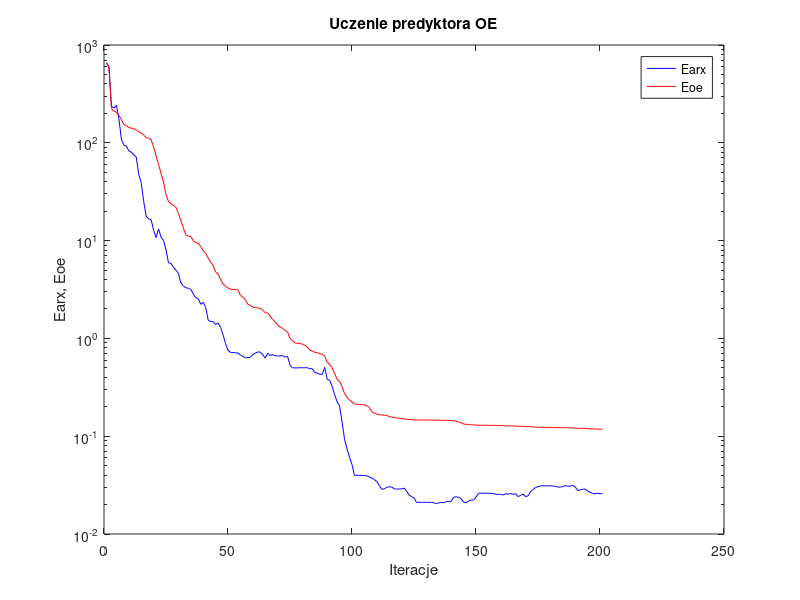
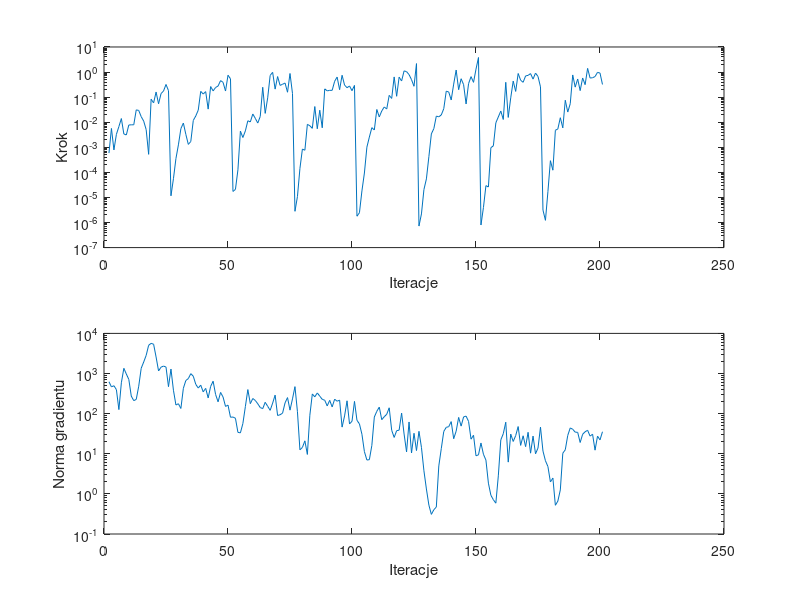

Here is the MATLAB script that generated these plots, in order:
%uczenie predyktora oe
clear all;
n=0; farx(n+1)=6.608833e+002; foe(n+1)=6.525318e+002; wspucz(n+1)=0.000000e+000; ng(n+1)=0.000000e+000;
%odnowa zmiennej metryki
n=1; farx(n+1)=6.005008e+002; foe(n+1)=5.903444e+002; krok(n+1)=5.861582e-004; ng(n+1)=6.236680e+002;
n=2; farx(n+1)=2.366724e+002; foe(n+1)=2.239569e+002; krok(n+1)=5.647473e-003; ng(n+1)=4.639715e+002;
n=3; farx(n+1)=2.263193e+002; foe(n+1)=2.112213e+002; krok(n+1)=7.851750e-004; ng(n+1)=4.966045e+002;
n=4; farx(n+1)=2.424290e+002; foe(n+1)=2.055190e+002; krok(n+1)=3.286413e-003; ng(n+1)=3.958760e+002;
n=5; farx(n+1)=1.762556e+002; foe(n+1)=1.906736e+002; krok(n+1)=6.700076e-003; ng(n+1)=1.261356e+002;
n=6; farx(n+1)=1.090768e+002; foe(n+1)=1.735879e+002; krok(n+1)=1.401574e-002; ng(n+1)=5.878988e+002;
n=7; farx(n+1)=9.482842e+001; foe(n+1)=1.536927e+002; krok(n+1)=3.400118e-003; ng(n+1)=1.348380e+003;
n=8; farx(n+1)=9.293336e+001; foe(n+1)=1.506012e+002; krok(n+1)=3.108393e-003; ng(n+1)=9.726054e+002;
n=9; farx(n+1)=8.267322e+001; foe(n+1)=1.436261e+002; krok(n+1)=7.737158e-003; ng(n+1)=7.142907e+002;
n=10; farx(n+1)=8.034481e+001; foe(n+1)=1.413643e+002; krok(n+1)=7.883344e-003; ng(n+1)=2.735901e+002;
n=11; farx(n+1)=7.562829e+001; foe(n+1)=1.387473e+002; krok(n+1)=7.883344e-003; ng(n+1)=2.107627e+002;
n=12; farx(n+1)=7.165693e+001; foe(n+1)=1.361459e+002; krok(n+1)=3.105538e-002; ng(n+1)=2.263293e+002;
n=13; farx(n+1)=4.763474e+001; foe(n+1)=1.295670e+002; krok(n+1)=2.946581e-002; ng(n+1)=4.826457e+002;
n=14; farx(n+1)=3.938006e+001; foe(n+1)=1.261787e+002; krok(n+1)=1.664870e-002; ng(n+1)=1.351954e+003;
n=15; farx(n+1)=2.517373e+001; foe(n+1)=1.196573e+002; krok(n+1)=1.109636e-002; ng(n+1)=1.930554e+003;
n=16; farx(n+1)=1.777998e+001; foe(n+1)=1.128430e+002; krok(n+1)=5.087256e-003; ng(n+1)=2.827001e+003;
n=17; farx(n+1)=1.664051e+001; foe(n+1)=1.120654e+002; krok(n+1)=5.234410e-004; ng(n+1)=5.056303e+003;
n=18; farx(n+1)=1.642437e+001; foe(n+1)=1.072479e+002; krok(n+1)=8.268560e-002; ng(n+1)=5.645478e+003;
n=19; farx(n+1)=1.279916e+001; foe(n+1)=9.080990e+001; krok(n+1)=5.908701e-002; ng(n+1)=5.372900e+003;
n=20; farx(n+1)=1.075916e+001; foe(n+1)=7.350293e+001; krok(n+1)=1.599256e-001; ng(n+1)=2.582252e+003;
n=21; farx(n+1)=1.316188e+001; foe(n+1)=5.998612e+001; krok(n+1)=5.440189e-002; ng(n+1)=1.158421e+003;
n=22; farx(n+1)=1.084901e+001; foe(n+1)=4.848599e+001; krok(n+1)=1.383770e-001; ng(n+1)=1.439236e+003;
n=23; farx(n+1)=1.000800e+001; foe(n+1)=3.968174e+001; krok(n+1)=1.752988e-001; ng(n+1)=1.531306e+003;
n=24; farx(n+1)=8.063644e+000; foe(n+1)=2.965684e+001; krok(n+1)=3.202323e-001; ng(n+1)=1.451146e+003;
n=25; farx(n+1)=5.919056e+000; foe(n+1)=2.511534e+001; krok(n+1)=1.818254e-001; ng(n+1)=4.700302e+002;
%odnowa zmiennej metryki
n=26; farx(n+1)=5.861521e+000; foe(n+1)=2.383601e+001; krok(n+1)=1.161317e-005; ng(n+1)=1.292939e+003;
n=27; farx(n+1)=5.344536e+000; foe(n+1)=2.282604e+001; krok(n+1)=5.603333e-005; ng(n+1)=3.827363e+002;
n=28; farx(n+1)=4.996978e+000; foe(n+1)=2.199249e+001; krok(n+1)=3.534472e-004; ng(n+1)=1.640378e+002;
n=29; farx(n+1)=4.612967e+000; foe(n+1)=1.897195e+001; krok(n+1)=1.250114e-003; ng(n+1)=1.766337e+002;
n=30; farx(n+1)=3.687739e+000; foe(n+1)=1.601446e+001; krok(n+1)=5.548179e-003; ng(n+1)=1.345120e+002;
n=31; farx(n+1)=3.429639e+000; foe(n+1)=1.344417e+001; krok(n+1)=9.258382e-003; ng(n+1)=4.288274e+002;
n=32; farx(n+1)=3.294606e+000; foe(n+1)=1.142888e+001; krok(n+1)=3.271540e-003; ng(n+1)=6.704964e+002;
n=33; farx(n+1)=3.254686e+000; foe(n+1)=1.110915e+001; krok(n+1)=1.303632e-003; ng(n+1)=7.468643e+002;
n=34; farx(n+1)=3.165658e+000; foe(n+1)=1.100456e+001; krok(n+1)=1.708036e-003; ng(n+1)=9.921729e+002;
n=35; farx(n+1)=2.846521e+000; foe(n+1)=9.929743e+000; krok(n+1)=1.177574e-002; ng(n+1)=8.572774e+002;
n=36; farx(n+1)=2.604830e+000; foe(n+1)=9.559773e+000; krok(n+1)=1.773103e-002; ng(n+1)=5.379816e+002;
n=37; farx(n+1)=2.546420e+000; foe(n+1)=9.416475e+000; krok(n+1)=3.022871e-002; ng(n+1)=4.344055e+002;
n=38; farx(n+1)=2.234258e+000; foe(n+1)=8.676242e+000; krok(n+1)=1.697026e-001; ng(n+1)=5.130813e+002;
n=39; farx(n+1)=2.342594e+000; foe(n+1)=7.911576e+000; krok(n+1)=1.331896e-001; ng(n+1)=3.497700e+002;
n=40; farx(n+1)=2.077651e+000; foe(n+1)=7.388221e+000; krok(n+1)=1.660944e-001; ng(n+1)=4.261892e+002;
n=41; farx(n+1)=1.541635e+000; foe(n+1)=6.633780e+000; krok(n+1)=3.329740e-002; ng(n+1)=2.461585e+002;
n=42; farx(n+1)=1.482724e+000; foe(n+1)=5.998946e+000; krok(n+1)=2.640676e-001; ng(n+1)=4.773312e+002;
n=43; farx(n+1)=1.492313e+000; foe(n+1)=5.560705e+000; krok(n+1)=1.775417e-001; ng(n+1)=6.434668e+002;
n=44; farx(n+1)=1.381728e+000; foe(n+1)=4.777333e+000; krok(n+1)=2.427388e-001; ng(n+1)=2.994983e+002;
n=45; farx(n+1)=1.437614e+000; foe(n+1)=4.552715e+000; krok(n+1)=2.775080e-001; ng(n+1)=1.970829e+002;
n=46; farx(n+1)=1.301543e+000; foe(n+1)=3.993221e+000; krok(n+1)=4.556164e-001; ng(n+1)=3.374251e+002;
n=47; farx(n+1)=1.088531e+000; foe(n+1)=3.603650e+000; krok(n+1)=3.903951e-001; ng(n+1)=2.601815e+002;
n=48; farx(n+1)=8.878863e-001; foe(n+1)=3.415562e+000; krok(n+1)=1.752988e-001; ng(n+1)=1.513212e+002;
n=49; farx(n+1)=7.592087e-001; foe(n+1)=3.267928e+000; krok(n+1)=7.479975e-001; ng(n+1)=1.630779e+002;
n=50; farx(n+1)=7.194774e-001; foe(n+1)=3.177696e+000; krok(n+1)=5.391440e-001; ng(n+1)=8.129061e+001;
%odnowa zmiennej metryki
n=51; farx(n+1)=7.175298e-001; foe(n+1)=3.168056e+000; krok(n+1)=1.734391e-005; ng(n+1)=8.237474e+001;
n=52; farx(n+1)=7.131651e-001; foe(n+1)=3.157326e+000; krok(n+1)=2.092147e-005; ng(n+1)=7.672223e+001;
n=53; farx(n+1)=7.077434e-001; foe(n+1)=3.147227e+000; krok(n+1)=1.261878e-004; ng(n+1)=3.413135e+001;
n=54; farx(n+1)=6.776999e-001; foe(n+1)=2.759804e+000; krok(n+1)=4.399860e-003; ng(n+1)=3.320013e+001;
n=55; farx(n+1)=6.545326e-001; foe(n+1)=2.620384e+000; krok(n+1)=2.454245e-003; ng(n+1)=5.681059e+001;
n=56; farx(n+1)=6.342115e-001; foe(n+1)=2.495138e+000; krok(n+1)=4.508154e-003; ng(n+1)=1.496612e+002;
n=57; farx(n+1)=6.360588e-001; foe(n+1)=2.230990e+000; krok(n+1)=1.142218e-002; ng(n+1)=3.977748e+002;
n=58; farx(n+1)=6.415718e-001; foe(n+1)=2.176455e+000; krok(n+1)=1.025657e-002; ng(n+1)=1.771223e+002;
n=59; farx(n+1)=6.791171e-001; foe(n+1)=2.096238e+000; krok(n+1)=2.128042e-002; ng(n+1)=2.381790e+002;
n=60; farx(n+1)=7.089788e-001; foe(n+1)=2.064466e+000; krok(n+1)=1.430505e-002; ng(n+1)=2.133149e+002;
n=61; farx(n+1)=7.257959e-001; foe(n+1)=2.043794e+000; krok(n+1)=9.251671e-003; ng(n+1)=1.762836e+002;
n=62; farx(n+1)=7.262560e-001; foe(n+1)=2.031701e+000; krok(n+1)=1.694661e-002; ng(n+1)=1.418986e+002;
n=63; farx(n+1)=6.813096e-001; foe(n+1)=1.940697e+000; krok(n+1)=2.477256e-001; ng(n+1)=1.333510e+002;
n=64; farx(n+1)=6.294539e-001; foe(n+1)=1.838057e+000; krok(n+1)=2.252562e-002; ng(n+1)=1.918293e+002;
n=65; farx(n+1)=7.034785e-001; foe(n+1)=1.809977e+000; krok(n+1)=9.359461e-002; ng(n+1)=1.523878e+002;
n=66; farx(n+1)=6.687930e-001; foe(n+1)=1.693455e+000; krok(n+1)=7.382907e-001; ng(n+1)=1.208203e+002;
n=67; farx(n+1)=6.807686e-001; foe(n+1)=1.562593e+000; krok(n+1)=9.727120e-001; ng(n+1)=1.829360e+002;
n=68; farx(n+1)=6.649800e-001; foe(n+1)=1.481571e+000; krok(n+1)=2.088018e-001; ng(n+1)=2.895987e+002;
n=69; farx(n+1)=6.628951e-001; foe(n+1)=1.367526e+000; krok(n+1)=6.622313e-001; ng(n+1)=8.982647e+001;
n=70; farx(n+1)=6.608695e-001; foe(n+1)=1.312153e+000; krok(n+1)=2.936023e-001; ng(n+1)=9.393066e+001;
n=71; farx(n+1)=6.693211e-001; foe(n+1)=1.266382e+000; krok(n+1)=3.261226e-001; ng(n+1)=1.026607e+002;
n=72; farx(n+1)=6.422290e-001; foe(n+1)=1.204379e+000; krok(n+1)=3.655097e-001; ng(n+1)=1.854268e+002;
n=73; farx(n+1)=6.574535e-001; foe(n+1)=1.164639e+000; krok(n+1)=1.569501e-001; ng(n+1)=2.512036e+002;
n=74; farx(n+1)=5.326590e-001; foe(n+1)=1.002228e+000; krok(n+1)=8.771846e-001; ng(n+1)=1.221693e+002;
n=75; farx(n+1)=4.997780e-001; foe(n+1)=9.445071e-001; krok(n+1)=1.400181e-001; ng(n+1)=2.330436e+002;
%odnowa zmiennej metryki
n=76; farx(n+1)=4.994848e-001; foe(n+1)=8.987679e-001; krok(n+1)=2.803760e-006; ng(n+1)=4.708645e+002;
n=77; farx(n+1)=4.998581e-001; foe(n+1)=8.891623e-001; krok(n+1)=1.083629e-005; ng(n+1)=1.117961e+002;
n=78; farx(n+1)=5.013465e-001; foe(n+1)=8.873019e-001; krok(n+1)=1.426314e-004; ng(n+1)=1.254731e+001;
n=79; farx(n+1)=5.008893e-001; foe(n+1)=8.734592e-001; krok(n+1)=8.503167e-004; ng(n+1)=1.438417e+001;
n=80; farx(n+1)=5.007765e-001; foe(n+1)=8.513245e-001; krok(n+1)=7.624904e-004; ng(n+1)=2.100968e+001;
n=81; farx(n+1)=5.016835e-001; foe(n+1)=8.133500e-001; krok(n+1)=8.202462e-003; ng(n+1)=9.617350e+000;
n=82; farx(n+1)=4.905682e-001; foe(n+1)=7.584255e-001; krok(n+1)=7.251821e-003; ng(n+1)=9.122005e+001;
n=83; farx(n+1)=4.892418e-001; foe(n+1)=7.434577e-001; krok(n+1)=5.711090e-003; ng(n+1)=3.094162e+002;
n=84; farx(n+1)=4.473304e-001; foe(n+1)=7.210102e-001; krok(n+1)=4.215364e-002; ng(n+1)=2.621333e+002;
n=85; farx(n+1)=4.409368e-001; foe(n+1)=7.163458e-001; krok(n+1)=5.478088e-003; ng(n+1)=3.278386e+002;
n=86; farx(n+1)=4.296639e-001; foe(n+1)=6.934751e-001; krok(n+1)=3.012318e-002; ng(n+1)=2.729196e+002;
n=87; farx(n+1)=4.286693e-001; foe(n+1)=6.906548e-001; krok(n+1)=5.997467e-003; ng(n+1)=2.270473e+002;
n=88; farx(n+1)=5.061379e-001; foe(n+1)=6.586304e-001; krok(n+1)=2.134155e-001; ng(n+1)=2.156937e+002;
n=89; farx(n+1)=3.816034e-001; foe(n+1)=5.682094e-001; krok(n+1)=1.778431e-001; ng(n+1)=1.558308e+002;
n=90; farx(n+1)=3.742050e-001; foe(n+1)=5.408425e-001; krok(n+1)=1.865458e-001; ng(n+1)=2.145880e+002;
n=91; farx(n+1)=3.224203e-001; foe(n+1)=5.010400e-001; krok(n+1)=1.867662e-001; ng(n+1)=1.470679e+002;
n=92; farx(n+1)=2.654533e-001; foe(n+1)=4.384492e-001; krok(n+1)=4.287623e-001; ng(n+1)=2.290153e+002;
n=93; farx(n+1)=2.241075e-001; foe(n+1)=3.801502e-001; krok(n+1)=6.322648e-001; ng(n+1)=2.037684e+002;
n=94; farx(n+1)=2.043713e-001; foe(n+1)=3.632137e-001; krok(n+1)=1.981558e-001; ng(n+1)=2.174548e+002;
n=95; farx(n+1)=1.399099e-001; foe(n+1)=3.204486e-001; krok(n+1)=7.461552e-001; ng(n+1)=4.616886e+001;
n=96; farx(n+1)=9.271097e-002; foe(n+1)=2.738223e-001; krok(n+1)=3.015923e-001; ng(n+1)=8.755654e+001;
n=97; farx(n+1)=7.397486e-002; foe(n+1)=2.494902e-001; krok(n+1)=2.378132e-001; ng(n+1)=2.088953e+002;
n=98; farx(n+1)=6.081156e-002; foe(n+1)=2.352920e-001; krok(n+1)=2.785378e-001; ng(n+1)=5.541168e+001;
n=99; farx(n+1)=5.119358e-002; foe(n+1)=2.246357e-001; krok(n+1)=1.807191e-001; ng(n+1)=6.458584e+001;
n=100; farx(n+1)=3.984381e-002; foe(n+1)=2.125785e-001; krok(n+1)=2.935451e-001; ng(n+1)=2.020022e+002;
%odnowa zmiennej metryki
n=101; farx(n+1)=3.983061e-002; foe(n+1)=2.119145e-001; krok(n+1)=1.784411e-006; ng(n+1)=6.819428e+001;
n=102; farx(n+1)=3.981418e-002; foe(n+1)=2.111840e-001; krok(n+1)=2.460280e-006; ng(n+1)=5.545640e+001;
n=103; farx(n+1)=3.971500e-002; foe(n+1)=2.097849e-001; krok(n+1)=1.821997e-005; ng(n+1)=3.069296e+001;
n=104; farx(n+1)=3.973117e-002; foe(n+1)=2.088809e-001; krok(n+1)=9.429965e-005; ng(n+1)=1.129003e+001;
n=105; farx(n+1)=3.923546e-002; foe(n+1)=2.048966e-001; krok(n+1)=1.011532e-003; ng(n+1)=6.983794e+000;
n=106; farx(n+1)=3.841321e-002; foe(n+1)=1.960168e-001; krok(n+1)=2.559883e-003; ng(n+1)=7.122463e+000;
n=107; farx(n+1)=3.728809e-002; foe(n+1)=1.782312e-001; krok(n+1)=6.065270e-003; ng(n+1)=1.614650e+001;
n=108; farx(n+1)=3.607985e-002; foe(n+1)=1.717425e-001; krok(n+1)=4.889122e-003; ng(n+1)=8.226743e+001;
n=109; farx(n+1)=3.443069e-002; foe(n+1)=1.686049e-001; krok(n+1)=3.221469e-002; ng(n+1)=1.141961e+002;
n=110; farx(n+1)=3.129662e-002; foe(n+1)=1.655006e-001; krok(n+1)=1.622219e-002; ng(n+1)=1.453160e+002;
n=111; farx(n+1)=2.869357e-002; foe(n+1)=1.649430e-001; krok(n+1)=2.811708e-002; ng(n+1)=7.065752e+001;
n=112; farx(n+1)=2.894383e-002; foe(n+1)=1.643718e-001; krok(n+1)=4.048730e-002; ng(n+1)=8.372484e+001;
n=113; farx(n+1)=3.006482e-002; foe(n+1)=1.626086e-001; krok(n+1)=3.370660e-002; ng(n+1)=9.643805e+001;
n=114; farx(n+1)=3.032029e-002; foe(n+1)=1.590829e-001; krok(n+1)=1.176675e-001; ng(n+1)=1.398574e+002;
n=115; farx(n+1)=3.024607e-002; foe(n+1)=1.570574e-001; krok(n+1)=8.877087e-002; ng(n+1)=3.850612e+001;
n=116; farx(n+1)=2.899990e-002; foe(n+1)=1.543793e-001; krok(n+1)=6.400584e-001; ng(n+1)=2.552137e+001;
n=117; farx(n+1)=2.876364e-002; foe(n+1)=1.539581e-001; krok(n+1)=1.082372e-001; ng(n+1)=3.756712e+001;
n=118; farx(n+1)=2.884990e-002; foe(n+1)=1.523554e-001; krok(n+1)=6.268073e-001; ng(n+1)=3.873132e+001;
n=119; farx(n+1)=2.891001e-002; foe(n+1)=1.512068e-001; krok(n+1)=4.406235e-001; ng(n+1)=1.030955e+002;
n=120; farx(n+1)=2.947327e-002; foe(n+1)=1.501181e-001; krok(n+1)=1.114151e+000; ng(n+1)=3.109739e+001;
n=121; farx(n+1)=2.746221e-002; foe(n+1)=1.490116e-001; krok(n+1)=1.038220e+000; ng(n+1)=1.112947e+001;
n=122; farx(n+1)=2.502911e-002; foe(n+1)=1.479696e-001; krok(n+1)=7.927530e-001; ng(n+1)=6.199562e+001;
n=123; farx(n+1)=2.413151e-002; foe(n+1)=1.475237e-001; krok(n+1)=4.968529e-001; ng(n+1)=1.044577e+001;
n=124; farx(n+1)=2.336945e-002; foe(n+1)=1.471662e-001; krok(n+1)=2.710777e-001; ng(n+1)=3.240390e+001;
n=125; farx(n+1)=2.106787e-002; foe(n+1)=1.464348e-001; krok(n+1)=2.178706e+000; ng(n+1)=1.201467e+001;
%odnowa zmiennej metryki
n=126; farx(n+1)=2.106845e-002; foe(n+1)=1.463594e-001; krok(n+1)=7.216124e-007; ng(n+1)=3.625688e+001;
n=127; farx(n+1)=2.106955e-002; foe(n+1)=1.463194e-001; krok(n+1)=2.199796e-006; ng(n+1)=1.444692e+001;
n=128; farx(n+1)=2.108048e-002; foe(n+1)=1.462956e-001; krok(n+1)=2.059661e-005; ng(n+1)=3.765814e+000;
n=129; farx(n+1)=2.108017e-002; foe(n+1)=1.462870e-001; krok(n+1)=5.491616e-005; ng(n+1)=1.324954e+000;
n=130; farx(n+1)=2.108210e-002; foe(n+1)=1.462727e-001; krok(n+1)=4.250148e-004; ng(n+1)=5.246350e-001;
n=131; farx(n+1)=2.102406e-002; foe(n+1)=1.462458e-001; krok(n+1)=3.426502e-003; ng(n+1)=3.083497e-001;
n=132; farx(n+1)=2.086151e-002; foe(n+1)=1.461950e-001; krok(n+1)=5.557598e-003; ng(n+1)=4.021074e-001;
n=133; farx(n+1)=2.044309e-002; foe(n+1)=1.459862e-001; krok(n+1)=1.750226e-002; ng(n+1)=4.707140e-001;
n=134; farx(n+1)=2.079861e-002; foe(n+1)=1.458272e-001; krok(n+1)=1.640862e-002; ng(n+1)=4.971311e+000;
n=135; farx(n+1)=2.106018e-002; foe(n+1)=1.456420e-001; krok(n+1)=1.948770e-002; ng(n+1)=1.342625e+001;
n=136; farx(n+1)=2.087991e-002; foe(n+1)=1.455792e-001; krok(n+1)=3.459187e-002; ng(n+1)=3.600841e+001;
n=137; farx(n+1)=2.148740e-002; foe(n+1)=1.453845e-001; krok(n+1)=1.728230e-001; ng(n+1)=4.551791e+001;
n=138; farx(n+1)=2.147268e-002; foe(n+1)=1.448516e-001; krok(n+1)=1.607119e-001; ng(n+1)=4.731802e+001;
n=139; farx(n+1)=2.158507e-002; foe(n+1)=1.444295e-001; krok(n+1)=7.700420e-002; ng(n+1)=6.328892e+001;
n=140; farx(n+1)=2.381582e-002; foe(n+1)=1.440015e-001; krok(n+1)=3.307424e-001; ng(n+1)=2.369738e+001;
n=141; farx(n+1)=2.399726e-002; foe(n+1)=1.421104e-001; krok(n+1)=1.204419e+000; ng(n+1)=3.664778e+001;
n=142; farx(n+1)=2.374754e-002; foe(n+1)=1.399396e-001; krok(n+1)=1.981558e-001; ng(n+1)=8.052379e+001;
n=143; farx(n+1)=2.294433e-002; foe(n+1)=1.370303e-001; krok(n+1)=5.419562e-001; ng(n+1)=4.886541e+001;
n=144; farx(n+1)=2.117082e-002; foe(n+1)=1.329731e-001; krok(n+1)=3.152950e-001; ng(n+1)=8.291358e+001;
n=145; farx(n+1)=2.087015e-002; foe(n+1)=1.324822e-001; krok(n+1)=5.344903e-002; ng(n+1)=8.670627e+001;
n=146; farx(n+1)=2.168862e-002; foe(n+1)=1.316639e-001; krok(n+1)=3.457398e-001; ng(n+1)=6.405638e+001;
n=147; farx(n+1)=2.224381e-002; foe(n+1)=1.308008e-001; krok(n+1)=6.577988e-001; ng(n+1)=2.310696e+001;
n=148; farx(n+1)=2.232096e-002; foe(n+1)=1.305546e-001; krok(n+1)=3.886554e-001; ng(n+1)=2.890537e+001;
n=149; farx(n+1)=2.384302e-002; foe(n+1)=1.302085e-001; krok(n+1)=1.307567e+000; ng(n+1)=8.896716e+000;
n=150; farx(n+1)=2.612432e-002; foe(n+1)=1.294691e-001; krok(n+1)=3.811380e+000; ng(n+1)=9.408097e+000;
%odnowa zmiennej metryki
n=151; farx(n+1)=2.612348e-002; foe(n+1)=1.294450e-001; krok(n+1)=7.962693e-007; ng(n+1)=1.854556e+001;
n=152; farx(n+1)=2.612115e-002; foe(n+1)=1.294175e-001; krok(n+1)=3.970043e-006; ng(n+1)=9.706618e+000;
n=153; farx(n+1)=2.611882e-002; foe(n+1)=1.292757e-001; krok(n+1)=2.955758e-005; ng(n+1)=6.954872e+000;
n=154; farx(n+1)=2.612913e-002; foe(n+1)=1.292676e-001; krok(n+1)=2.609816e-005; ng(n+1)=1.851226e+000;
n=155; farx(n+1)=2.604117e-002; foe(n+1)=1.292078e-001; krok(n+1)=9.676779e-004; ng(n+1)=9.236809e-001;
n=156; farx(n+1)=2.593811e-002; foe(n+1)=1.291626e-001; krok(n+1)=1.140915e-003; ng(n+1)=7.149688e-001;
n=157; farx(n+1)=2.538871e-002; foe(n+1)=1.289700e-001; krok(n+1)=9.473853e-003; ng(n+1)=5.872607e-001;
n=158; farx(n+1)=2.546555e-002; foe(n+1)=1.286139e-001; krok(n+1)=1.625772e-002; ng(n+1)=2.817534e+000;
n=159; farx(n+1)=2.539888e-002; foe(n+1)=1.285266e-001; krok(n+1)=2.792385e-002; ng(n+1)=2.220771e+001;
n=160; farx(n+1)=2.505238e-002; foe(n+1)=1.282998e-001; krok(n+1)=1.285062e-002; ng(n+1)=3.157070e+001;
n=161; farx(n+1)=2.581549e-002; foe(n+1)=1.276330e-001; krok(n+1)=3.904377e-001; ng(n+1)=6.116486e+001;
n=162; farx(n+1)=2.556988e-002; foe(n+1)=1.275284e-001; krok(n+1)=1.552665e-002; ng(n+1)=6.191606e+000;
n=163; farx(n+1)=2.590963e-002; foe(n+1)=1.273705e-001; krok(n+1)=9.363811e-002; ng(n+1)=3.094169e+001;
n=164; farx(n+1)=2.545780e-002; foe(n+1)=1.271177e-001; krok(n+1)=4.372988e-001; ng(n+1)=2.025728e+001;
n=165; farx(n+1)=2.573164e-002; foe(n+1)=1.268749e-001; krok(n+1)=1.690558e-001; ng(n+1)=2.832182e+001;
n=166; farx(n+1)=2.412919e-002; foe(n+1)=1.265109e-001; krok(n+1)=8.773192e-001; ng(n+1)=4.766996e+001;
n=167; farx(n+1)=2.488073e-002; foe(n+1)=1.262473e-001; krok(n+1)=4.726961e-001; ng(n+1)=1.616536e+001;
n=168; farx(n+1)=2.555296e-002; foe(n+1)=1.260905e-001; krok(n+1)=3.904377e-001; ng(n+1)=2.805647e+001;
n=169; farx(n+1)=2.409083e-002; foe(n+1)=1.256942e-001; krok(n+1)=7.011953e-001; ng(n+1)=1.503163e+001;
n=170; farx(n+1)=2.458228e-002; foe(n+1)=1.253443e-001; krok(n+1)=7.386536e-001; ng(n+1)=3.427842e+001;
n=171; farx(n+1)=2.713204e-002; foe(n+1)=1.248840e-001; krok(n+1)=8.674420e-001; ng(n+1)=1.034743e+001;
n=172; farx(n+1)=2.845652e-002; foe(n+1)=1.243816e-001; krok(n+1)=5.234810e-001; ng(n+1)=2.759881e+001;
n=173; farx(n+1)=2.991131e-002; foe(n+1)=1.239743e-001; krok(n+1)=9.112329e-001; ng(n+1)=9.977422e+000;
n=174; farx(n+1)=3.039336e-002; foe(n+1)=1.237096e-001; krok(n+1)=6.666685e-001; ng(n+1)=1.388865e+001;
n=175; farx(n+1)=3.109590e-002; foe(n+1)=1.232262e-001; krok(n+1)=2.569287e-001; ng(n+1)=4.605566e+001;
%odnowa zmiennej metryki
n=176; farx(n+1)=3.109435e-002; foe(n+1)=1.231934e-001; krok(n+1)=3.144761e-006; ng(n+1)=1.168656e+001;
n=177; farx(n+1)=3.109300e-002; foe(n+1)=1.231890e-001; krok(n+1)=1.221589e-006; ng(n+1)=6.697580e+000;
n=178; farx(n+1)=3.105829e-002; foe(n+1)=1.231506e-001; krok(n+1)=1.718695e-005; ng(n+1)=4.795429e+000;
n=179; farx(n+1)=3.103924e-002; foe(n+1)=1.230308e-001; krok(n+1)=2.923979e-004; ng(n+1)=1.987007e+000;
n=180; farx(n+1)=3.100239e-002; foe(n+1)=1.229741e-001; krok(n+1)=1.221213e-004; ng(n+1)=2.476283e+000;
n=181; farx(n+1)=3.062965e-002; foe(n+1)=1.228677e-001; krok(n+1)=4.761479e-003; ng(n+1)=5.200556e-001;
n=182; farx(n+1)=3.018992e-002; foe(n+1)=1.227027e-001; krok(n+1)=5.402185e-003; ng(n+1)=6.597040e-001;
n=183; farx(n+1)=3.024385e-002; foe(n+1)=1.223330e-001; krok(n+1)=1.511435e-002; ng(n+1)=1.254914e+000;
n=184; farx(n+1)=3.046400e-002; foe(n+1)=1.222740e-001; krok(n+1)=5.945944e-003; ng(n+1)=1.031077e+001;
n=185; farx(n+1)=3.123080e-002; foe(n+1)=1.219538e-001; krok(n+1)=7.524152e-002; ng(n+1)=1.258370e+001;
n=186; farx(n+1)=3.086096e-002; foe(n+1)=1.218658e-001; krok(n+1)=2.539936e-002; ng(n+1)=2.871670e+001;
n=187; farx(n+1)=3.079686e-002; foe(n+1)=1.218102e-001; krok(n+1)=5.465714e-002; ng(n+1)=4.406428e+001;
n=188; farx(n+1)=3.149994e-002; foe(n+1)=1.214332e-001; krok(n+1)=7.679697e-001; ng(n+1)=4.075793e+001;
n=189; farx(n+1)=3.032776e-002; foe(n+1)=1.210174e-001; krok(n+1)=2.506731e-001; ng(n+1)=3.456696e+001;
n=190; farx(n+1)=2.782882e-002; foe(n+1)=1.206200e-001; krok(n+1)=5.281352e-001; ng(n+1)=3.419412e+001;
n=191; farx(n+1)=2.828095e-002; foe(n+1)=1.204611e-001; krok(n+1)=1.822367e-001; ng(n+1)=1.909318e+001;
n=192; farx(n+1)=2.858143e-002; foe(n+1)=1.201618e-001; krok(n+1)=5.813025e-001; ng(n+1)=3.064908e+001;
n=193; farx(n+1)=2.885625e-002; foe(n+1)=1.198472e-001; krok(n+1)=3.143779e-001; ng(n+1)=3.536546e+001;
n=194; farx(n+1)=2.750038e-002; foe(n+1)=1.193935e-001; krok(n+1)=1.402391e+000; ng(n+1)=3.846506e+001;
n=195; farx(n+1)=2.675400e-002; foe(n+1)=1.191539e-001; krok(n+1)=5.779250e-001; ng(n+1)=2.755695e+001;
n=196; farx(n+1)=2.593867e-002; foe(n+1)=1.187812e-001; krok(n+1)=5.931517e-001; ng(n+1)=3.073260e+001;
n=197; farx(n+1)=2.578558e-002; foe(n+1)=1.184752e-001; krok(n+1)=6.614848e-001; ng(n+1)=1.229365e+001;
n=198; farx(n+1)=2.610790e-002; foe(n+1)=1.182025e-001; krok(n+1)=9.727120e-001; ng(n+1)=2.743356e+001;
n=199; farx(n+1)=2.589444e-002; foe(n+1)=1.179483e-001; krok(n+1)=9.112329e-001; ng(n+1)=2.218736e+001;
n=200; farx(n+1)=2.575559e-002; foe(n+1)=1.178028e-001; krok(n+1)=3.202323e-001; ng(n+1)=3.541863e+001;

figure; semilogy(farx,'b'); hold on; semilogy(foe,'r'); xlabel('Iteracje'); ylabel('Earx, Eoe'); legend('Earx','Eoe'); title('Uczenie predyktora OE');
figure; subplot(2,1,1); semilogy(krok); xlabel('Iteracje'); ylabel('Krok');
subplot(2,1,2); semilogy(ng); xlabel('Iteracje'); ylabel('Norma gradientu');
Earx=farx(n+1)
Eoe=foe(n+1)
